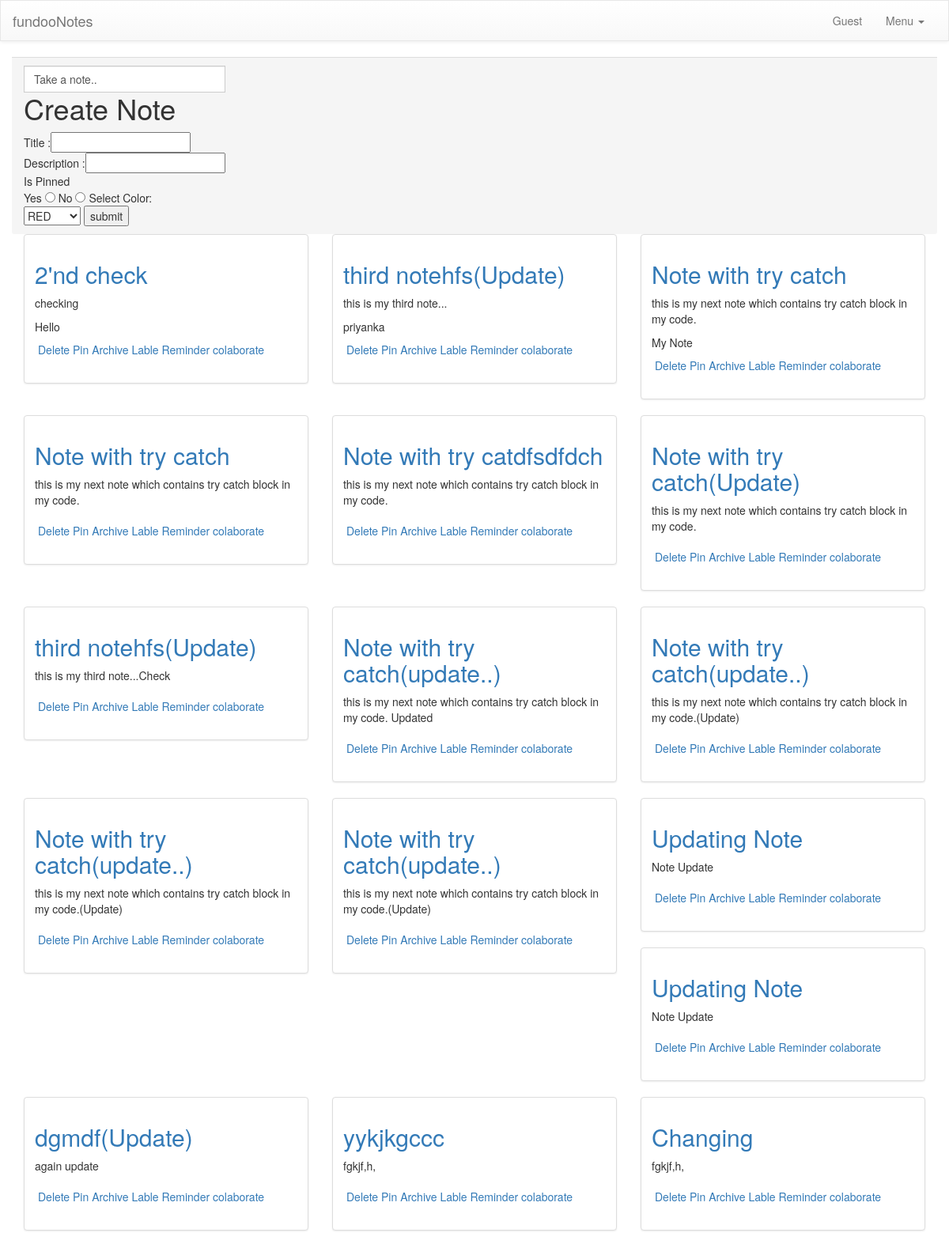
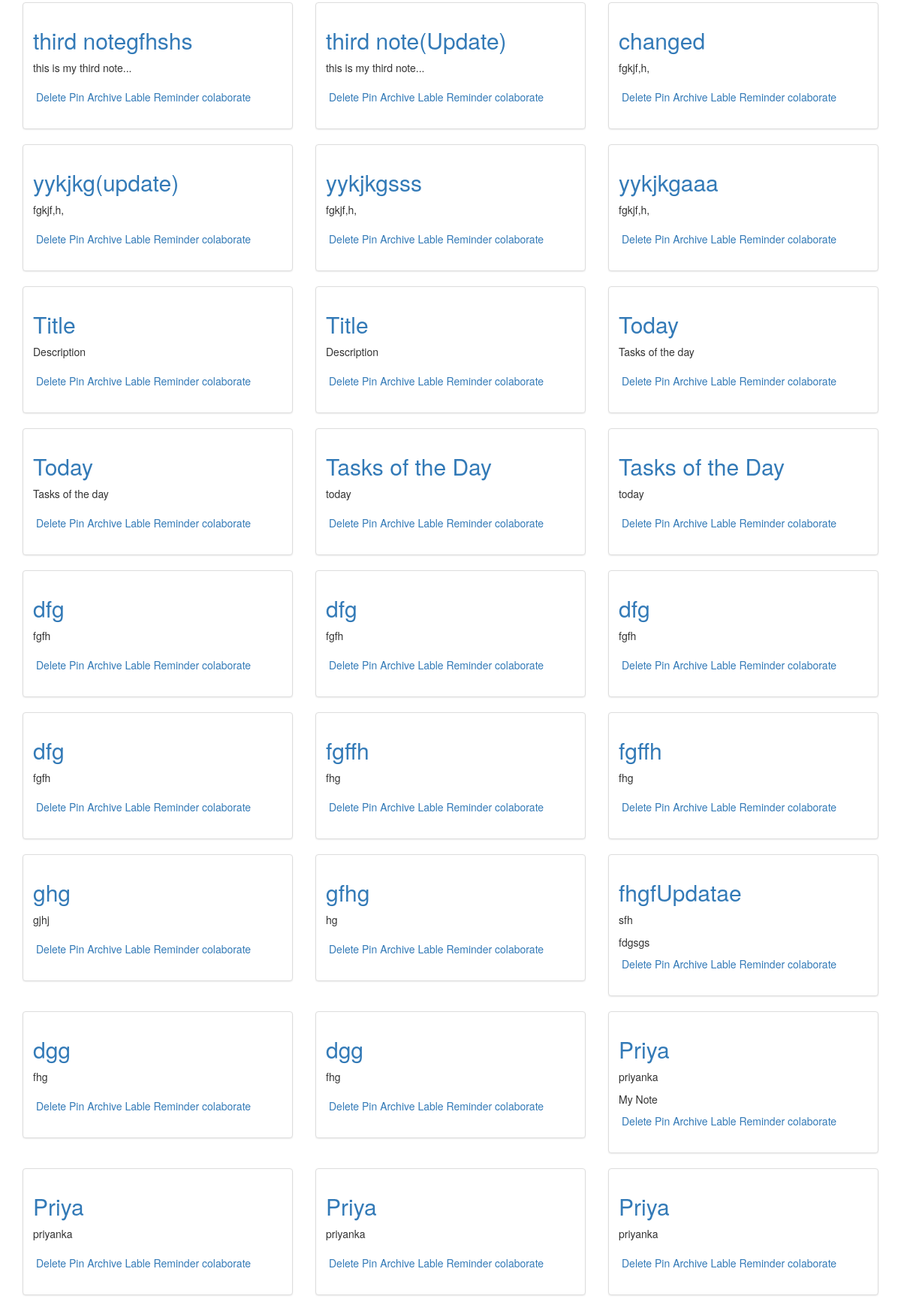
The page / (upper part) on the database its author committed (2 pictures, top to bottom).
### notes/models.py (models this page shows, shortened)
class Notes(models.Model):
    title = models.CharField(max_length=50)
    description  = models.TextField()
    is_deleted   = models.BooleanField(default=False)
    is_archived  = models.BooleanField(default=False)
    label        = models.CharField(max_length=20)
    mydate       = models.DateField(null=True, blank=True)
    collaborate  = models.ForeignKey(User, null=True, blank=True, on_delete=models.CASCADE, related_name='collaborated_user')
    is_pinned    = models.NullBooleanField(blank=True, null=True, default=None)
    color        = models.CharField(default=None, max_length=20, blank=True,null=True)
    user         = models.ForeignKey(User, on_delete=models.CASCADE, related_name='owner', null=True, blank=True)

### notes/views.py (the view)
# urls.py: path('', views.note_list.as_view(), name = 'home'),
class note_list(ListView):
	model = Notes
	template_name = 'home.html'

### templates/home.html (shortened to what this page needs)
{% extends "base.html" %}
{% block content %}
<div class="container">
<div class="row grid">
        <div class="panel-footer">
          <div class="input-group">
            <a href="{% url 'create_note' %}" ><div id="id_textnote" class="form-control" placeholder="Take a Note.." click="myFunction">Take a note..</div></a>
            <div id="mydiv"  class="toshow">
                <h1>Create Note</h1>
                <form action="" method="post" id="ajax_create">
                   Title   :<input name="title" type="text" value="{{note.title}}" ><br>
                    Description :<input name="description" type="text" value="{{note.description}}" ><br>
                    Is Pinned <br>
                    Yes <input name="is_pinned" type="radio" value="{{note.is_pinned}}" >
                    No <input name="is_pinned" type="radio" value="{{note.is_pinned}}" >
                    Select Color: <Br>
                        <select name="color">
                            <option value="RED" {% if note.color == '' %} selected='selected' {% else %} {% endif %}>RED</option>
                        </select>
                    <input type="submit" value="submit" click="myFunction" id="create_note"/>
                </form>
            </div>
          </div>
        </div>
{% for post in object_list %}
    {% block card-note %}
        {% include "inner_htmls/card-note.html" %}
    {% endblock %}
{% endfor %}
</div>
</div>
{% endblock content%}

### templates/inner_htmls/card-note.html (shortened to what this page needs)
{% block card-note %}
<div class="col-xs-12 col-sm-6 col-md-6 col-lg-4 col-xl-4 card grid-item">
  <div class="thumbnail">
    <div class="caption">
        <h2><a href="{% url 'note_edit' post.pk %}" data-toggle="modal" data-target="#myModal">
        {{ post.title }}</a></h2>
    <p>{{ post.description }}</p>
    <div class="lable_div" id="ldiv_id">{{post.label}}</div>
    <div class="caption card-footer">
      <ul class="list-inline">
          <medium><a href="{% url 'note_delete' post.pk %}" data-toggle="modal" data-target="#deleteModal">Delete</a></medium>
          <medium><a href="{% url 'note_pinned' post.pk %}">Pin</a></medium>
          <medium><a href="{% url 'note_archived' post.pk %}" >Archive</a></medium>
          <medium><a href="{% url 'note_lable' post.pk %}" data-toggle="modal" data-target="#lableModal">Lable</a></medium>
          <medium><a href="{% url 'note_reminder' post.pk %}">Reminder</a> </medium>
          <medium><a href="{% url 'note_collaborate' post.pk %}" >colaborate</a></medium>
      </ul>
    </div>
  </div>
  </div>
</div>
{% endblock %}

### rows shown on the page
Notes: title "2'nd check", description "checking", label "Hello"
Notes: title "third notehfs(Update)", description "this is my third note...", label "priyanka"
Notes: title "Note with try catch", description "this is my next note which contains try catch block in my code.", label "My Note"
Notes: title "Note with try catch", description "this is my next note which contains try catch block in my code."
Notes: title "Note with try catdfsdfdch", description "this is my next note which contains try catch block in my code."
Notes: title "Note with try catch(Update)", description "this is my next note which contains try catch block in my code."
Notes: title "third notehfs(Update)", description "this is my third note...Check"
Notes: title "Note with try catch(update..)", description "this is my next note which contains try catch block in my code. Updated"
Notes: title "Note with try catch(update..)", description "this is my next note which contains try catch block in my code.(Update)"
Notes: title "Note with try catch(update..)", description "this is my next note which contains try catch block in my code.(Update)"
Notes: title "Note with try catch(update..)", description "this is my next note which contains try catch block in my code.(Update)"
Notes: title "Updating Note", description "Note Update"
Notes: title "Updating Note", description "Note Update"
Notes: title "dgmdf(Update)", description "again update"
Notes: title "yykjkgccc", description "fgkjf,h,"
Notes: title "Changing", description "fgkjf,h,"
Notes: title "third notegfhshs", description "this is my third note..."
Notes: title "third note(Update)", description "this is my third note..."
Notes: title "changed", description "fgkjf,h,"
Notes: title "yykjkg(update)", description "fgkjf,h,"
Notes: title "yykjkgsss", description "fgkjf,h,"
Notes: title "yykjkgaaa", description "fgkjf,h,"
Notes: title "Title", description "Description"
Notes: title "Title", description "Description"
Notes: title "Today", description "Tasks of the day"
Notes: title "Today", description "Tasks of the day"
Notes: title "Tasks of the Day", description "today"
Notes: title "Tasks of the Day", description "today"
Notes: title "dfg", description "fgfh"
Notes: title "dfg", description "fgfh"
Notes: title "dfg", description "fgfh"
Notes: title "dfg", description "fgfh"
Notes: title "fgffh", description "fhg"
Notes: title "fgffh", description "fhg"
Notes: title "ghg", description "gjhj"
Notes: title "gfhg", description "hg"
Notes: title "fhgfUpdatae", description "sfh", label "fdgsgs"
Notes: title "dgg", description "fhg"
Notes: title "dgg", description "fhg"
Notes: title "Priya", description "priyanka", label "My Note"
Notes: title "Priya", description "priyanka"
Notes: title "Priya", description "priyanka"
Notes: title "Priya", description "priyanka"
